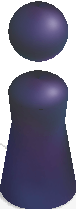
#> input picture wechat_jump_body.png, 76 x 209 px
$ python canny.py wechat_jump_body.png
#> lines starting #> are read from the running program, lines starting #| are printed output that depends on the picture; after the words box and inside, x2 and y2 are one past the last pixel; in counts of white or black regions, pixels touching at a corner belong together
# -*- coding: utf-8 -*-

import argparse
import cv2

def cannyEdge():
    global img, minT, maxT
    edge = cv2.Canny(img, minT, maxT)
    cv2.imshow("edges", edge)

def adjustMinT(v):
    global minT
    minT = v
    cannyEdge()

def adjustMaxT(v):
    global maxT
    maxT = v
    cannyEdge()

parser = argparse.ArgumentParser()
parser.add_argument("filename", help="filename")
args = parser.parse_args()

img = cv2.imread(args.filename) #, cv2.IMREAD_GRAYSCALE
#> img is the input picture: shape (209, 76, 3); mean B, G, R 139.6, 117.4, 119.7
#img = cv2.cvtColor(img, cv2.COLOR_BGR2HSV)
cv2.namedWindow("edges", cv2.WINDOW_NORMAL)
minT = 30
maxT = 150
cv2.createTrackbar("minT", "edges", minT, 255, adjustMinT)
cv2.createTrackbar("maxT", "edges", maxT, 255, adjustMaxT)

cannyEdge()
#> in cannyEdge, `edge = cv2.Canny(img, minT, maxT)`:
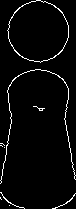
#> edge: shape (209, 76); 3.5% white in thin lines or dots
cv2.waitKey(0)

$ run again, on wechat_jump_return.png
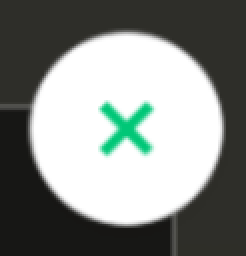
#> input picture wechat_jump_return.png, 123 x 128 px (shown 2 times larger)
#> img is the input picture: shape (128, 123, 3); mean B, G, R 134.2, 138, 133.8
#> in cannyEdge, `edge = cv2.Canny(img, minT, maxT)`:
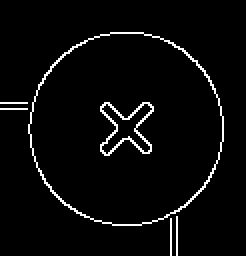
#> edge: shape (128, 123) (shown 2 times larger); 3.7% white in thin lines or dots, all inside (x1, y1, x2, y2) = (0, 16, 112, 128)
